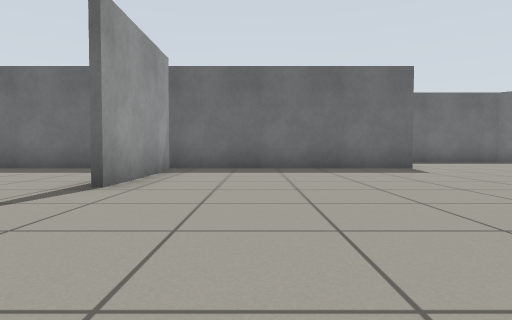
View 1 (above)

24 first-person views from a walk through a Gazebo world. The camera is 0.5 m above the floor, tilts 2° down and sees 75° across. The floor is counted in squares, 1 m on a side. Each view is taken from the middle of a square. On the plan, view 1 faces up. The plan holds only what a view shows up to about 9 squares ahead; the rest is blank. The place goes on beyond the plan.

View 2
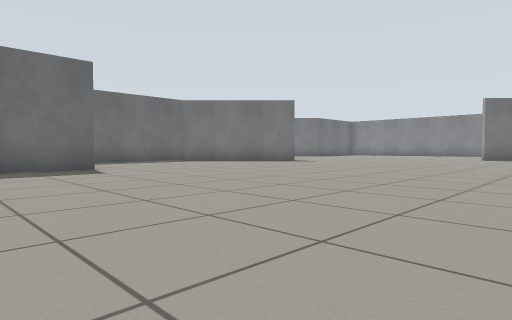

View 3
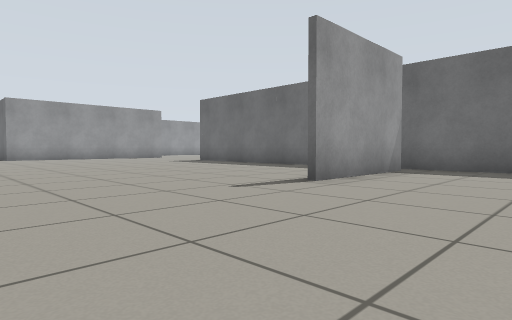

View 4
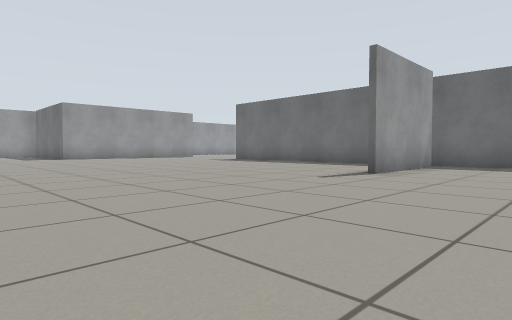

View 5
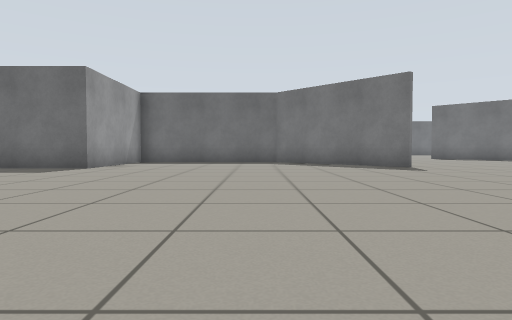

View 6
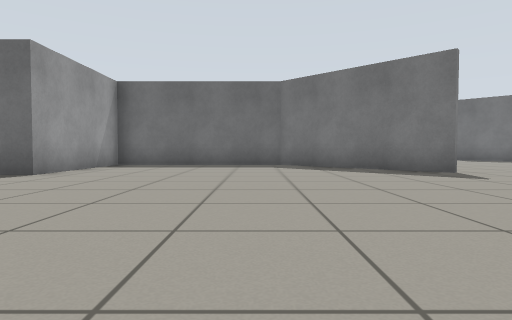

View 7
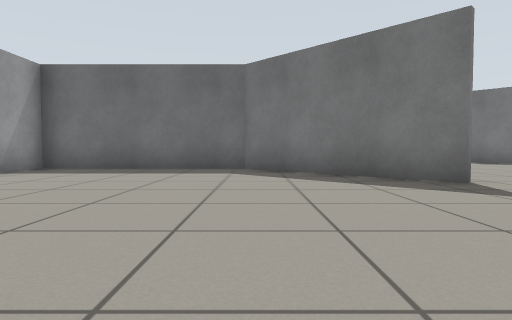

View 8
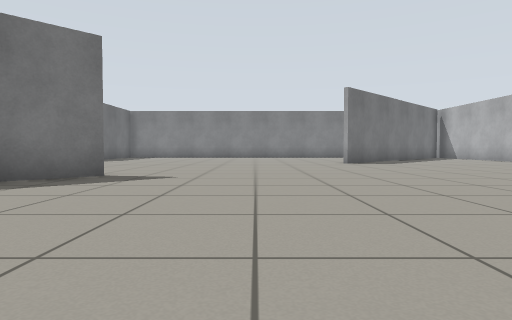

View 9
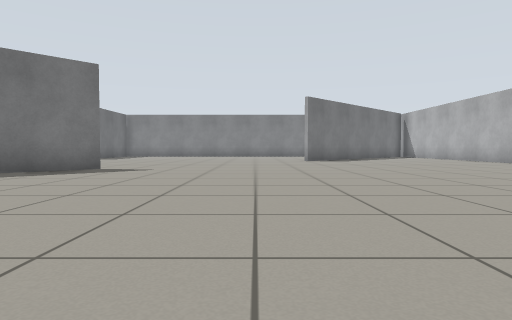

View 10
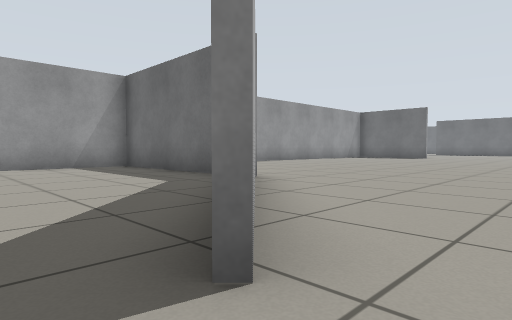

View 11
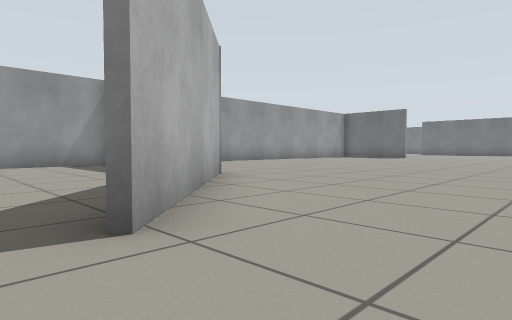

View 12
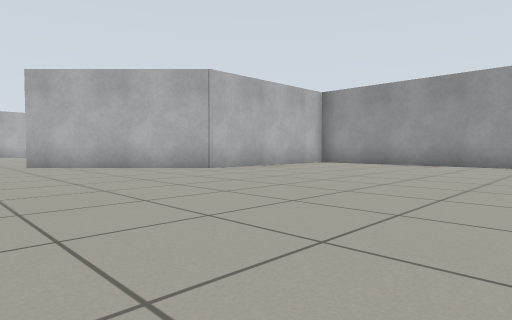

View 13
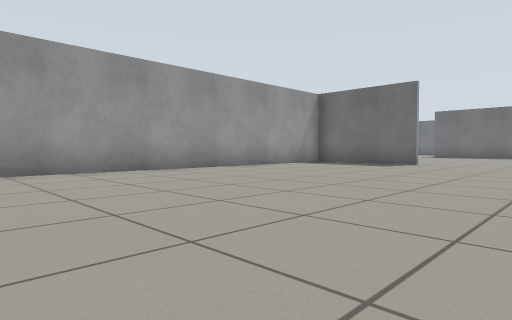

View 14
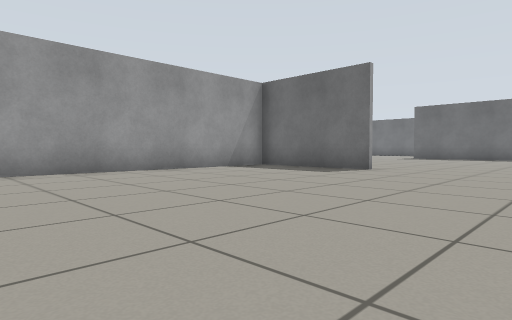

View 15
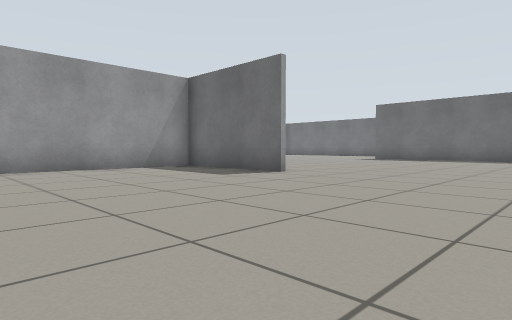

View 16
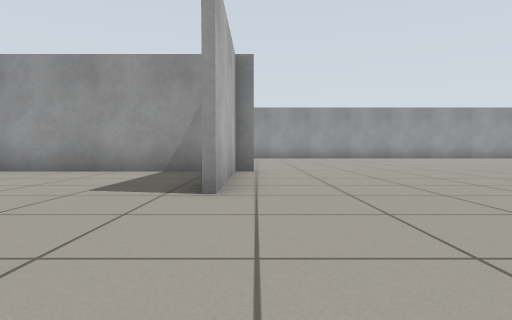

View 17
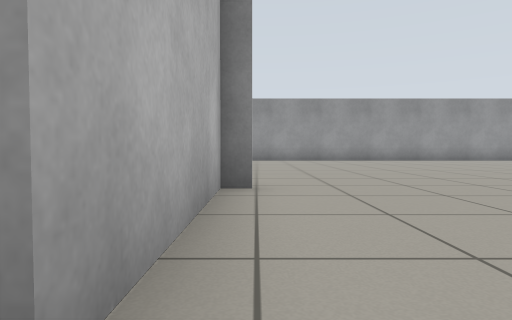

View 18
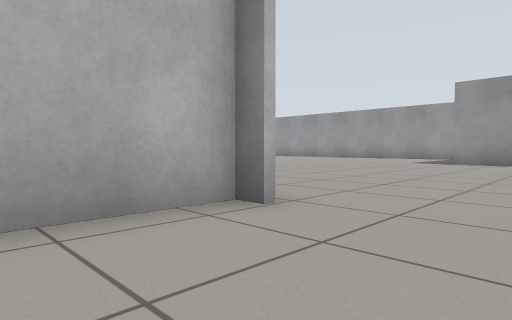

View 19
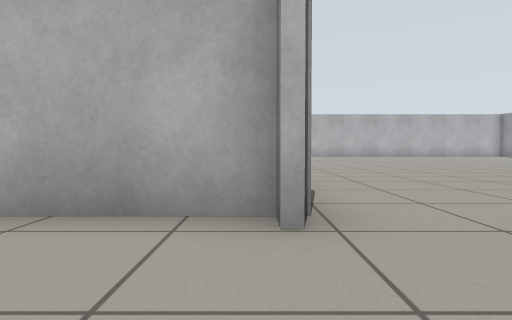

View 20
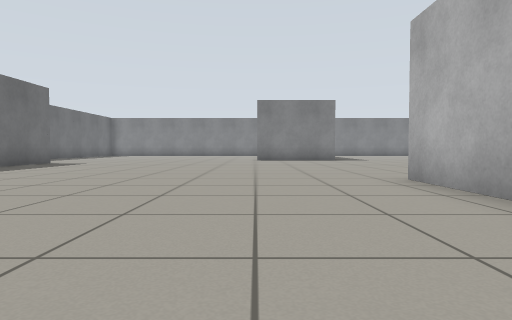

View 21
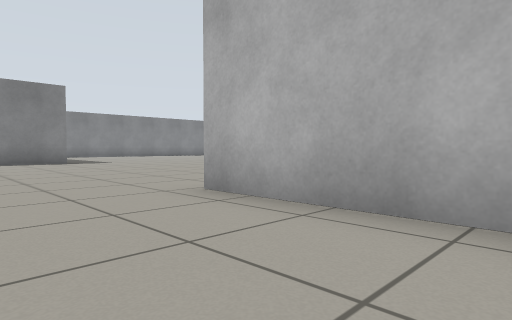

View 22
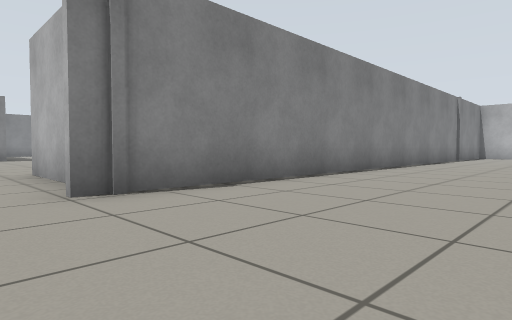

View 23
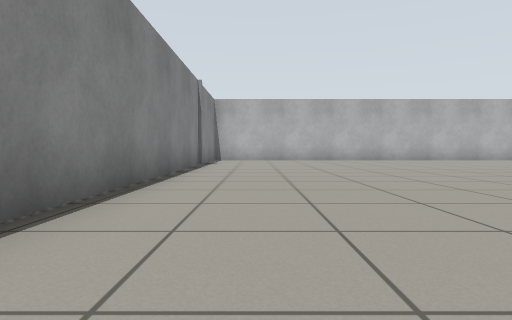

View 24
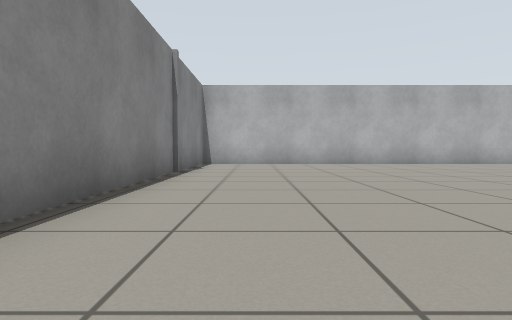

### Floor plan
Points are (right, up) in squares from view 1. A wall is a line through its corners. A room is listed if a view was taken in it or the views show most of it. See-through windows are left out.
Room 1 (views 1, 2, 3, 4, 5, 6, 7, 8, 9, 10, 11)
walls: (-1.9, 7.5) (-1.9, 4.1); (-4, 8.2) (-6.4, 8.2); (12.1, 8.7) (8.7, 12) (3.9, 12) (3.9, 8.2) (-2.2, 8.2)
ways out: opening at (14, 10) to room 2
Room 2 (views 12, 13, 14, 15, 16, 17, 18, 19, 20, 21, 22, 23, 24)
walls: (3.9, 24.9) (3.9, 15.9); (3.5, 25.6) (7.4, 25.6); (3.9, 26) (3.9, 25.5); (7.4, 25.4) (4.5, 25.4); (8, 12.2) (8.8, 12.2) (12.2, 8.8); (3.7, 10) (3.7, 26)
ways out: opening at (14, 10) to room 1

Positions as (right, up) in squares from view 1, and headings:
1: (0, 0), facing up
2: (1, 0), facing up-right
3: (1, 0), facing up-left
4: (1, -2), facing up-left
5: (8, 0), facing up
6: (8, 2), facing up
7: (9, 4), facing up
8: (6, 6), facing right
9: (4, 5), facing right
10: (13, 8), facing up-left
11: (14, 8), facing up-left
12: (14, 19), facing down-left
13: (11, 15), facing up-left
14: (11, 18), facing up-left
15: (12, 20), facing up-left
16: (11, 26), facing left
17: (8, 26), facing left
18: (6, 28), facing down-left
19: (4, 28), facing down
20: (2, 28), facing right
21: (4, 28), facing down-right
22: (0, 27), facing down-right
23: (2, 22), facing down
24: (2, 19), facing down
